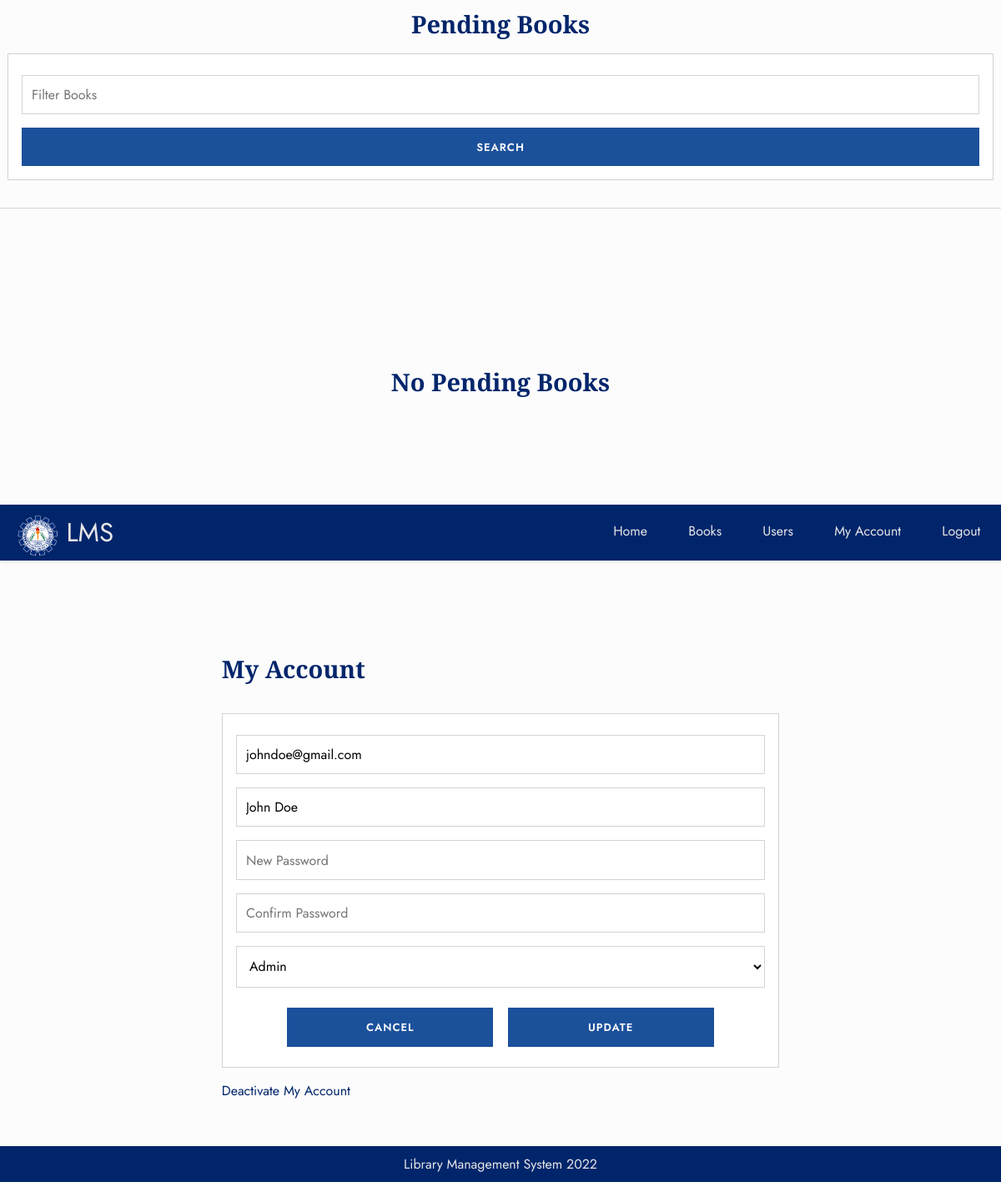
Screenshot of /librarian/account_update.php (signed in) with the database file from the repository.
### tables this page shows
CREATE TABLE `user` (
  `id` int(11) NOT NULL,
  `email` varchar(80) NOT NULL,
  `username` varchar(80) NOT NULL,
  `password` varchar(80) NOT NULL,
  `is_active` varchar(10) NOT NULL,
  `is_admin` varchar(10) NOT NULL
);

### config/global.php (called while the page is built, shortened)
<?php
    class DB {
        public function __construct($host=HOSTNAME, $port=PORT, $username=USERNAME, $password=PASSWORD, $db=DB) {
            $this -> host = $host;
            $this -> port = $port;
            $this -> username = $username;
            $this -> password = $password;
            $this -> db = $db;
            try {
                $this -> conn_str = new PDO("mysql:host={$this -> host};dbname={$this -> db};port={$this -> port};charset=utf8", $this -> username, $this -> password);
            }
            catch(PDOException $e) {
                die($e -> getMessage());
            }
        }
    }

### config/user.php (called while the page is built, shortened)
<?php
class User extends DB {
    public function __construct($email=null, $username=null, $password=null, $is_active=null, $is_admin=null) {
        $this -> email = $email;
        $this -> username = $username;
        $this -> password = $password;
        $this -> is_active = $is_active;
        $this -> is_admin = $is_admin;
    }
    public function List($id=null) {
        if ($id !== null) {
            $stmt = $this -> conn_str -> prepare("SELECT * FROM user WHERE id=?");
            $stmt->execute(array($id));
            return $stmt -> fetch();
        }
        else {
            $stmt = $this -> conn_str -> prepare("SELECT * FROM user WHERE id != {$_SESSION["id"]} LIMIT 50");
            $stmt->execute();
            return $stmt -> fetchAll();
        }
    }
}

### librarian/account_update.php (the view, shortened to what this page needs)
<?php
    require_once($_SERVER['DOCUMENT_ROOT'] . "/" . basename(dirname(dirname(__FILE__))) . "/snippets/user_librarian.php");
    $user_detail = $user -> List($_SESSION["id"]);
?>
<div class="row justify-content-center">
    <div class="col-md-7">
        <h1>My Account</h1>
    </div>
    <div class="col-md-7">
        <form method="post">
            <input type="text" name="email" id="email" value="<?=$user_detail -> email ?>" placeholder="Email">
            <input type="text" name="username" id="username" value="<?=$user_detail -> username ?>" placeholder="Username">
            <input type="password" name="confirm_password" id="password" placeholder="New Password">
            <input type="text" name="password" id="password" placeholder="Confirm Password">
            <select name="is_admin" id="is_admin">
                <option value="true" <?=$user_detail -> is_admin === "true" ? "selected": ""?>>Admin</option>
            </select>
            <div class="d-flex-wrap justify-content-center">
                <div class="col-md-5">
                    <a href="users.php" class="btn">Cancel</a>
                </div>
                <div class="col-md-5">
                    <input type="submit" value="Update" name="submit">
                </div>
            </div>
        </form>
        <a href="account_deactivate.php?ccsrf_token=<?= $_SESSION["csrf_token"] ?>">Deactivate My Account</a>
    </div>
</div>
<?php
    require_once($_SERVER['DOCUMENT_ROOT'] . "/" . basename(dirname(dirname(__FILE__))) . "/snippets/footer.php");

### static/style.css (style rules this page uses)
:root { --primary: #1b509b; --secondary: #007236; --primary-variant: #00256B; --secondary-variant: #00632F; --tertiary: #e6e6e6; --light: #fcfcfc; --font-family-default: 'Jost', sans-serif; --font-family-header: 'Playfair Display', sans-serif; --body-width: 1400px; --col-gutter: clamp(0rem, -0.2rem + 1vw, 1rem); scroll-behavior: smooth; }
*, *:before, *:after { -webkit-box-sizing: border-box; -moz-box-sizing: border-box; box-sizing: border-box; font-family: var(--font-family-default); font-display: swap; }
.btn { outline: none; display: block; text-align: center; }
a { color: inherit; text-decoration: none; transition: .3s; cursor: pointer; }
div, article, section, dl, dt, dd, table, tr, td, ul, ol, li, p, span, small, em, h1, h2, h3, h4, h5, h6, nav, figure, figcaption { padding: 0; margin: 0; }
body { width: 100%; margin: 0 auto; position: relative; background-color: var(--light); color: var(--primary-variant); font-family: var(--font-family-default); }
h1, h2, h3, h4, h5, h6 { font-family: var(--font-family-header); }
h1 { font-size: clamp(1.5rem, 1.5rem + 0.4167vw, 2rem); }
.d-flex-wrap { display: flex; flex-wrap: wrap; display: -webkit-flex; display: -moz-flex; display: -ms-flex; display: -o-flex; }
.justify-content-center { justify-content: center; }
.row { display: flex; display: -webkit-flex; display: -moz-flex; display: -ms-flex; display: -o-flex; flex-wrap: wrap; align-content: center; max-width: min(var(--body-width), 100%); margin: 0 auto; }
[class*="col-"] { padding: var(--col-gutter); width: 100%; }
@media screen and (min-width: 960px) { .col-md-5 { flex: 0 0 auto; width: 41.6666666667%; } }
@media screen and (min-width: 960px) { .col-md-7 { flex: 0 0 auto; width: 58.3333333333%; } }
form { border: 1px solid lightgray; background: #fff; padding: clamp(1rem, 0.8rem + 1vw, 2rem) 1rem 0; margin: 1rem auto; }
input[type="text"], input[type="password"], input[type="email"], input[type="date"], select { background: #fff; border: 1px solid lightgray; outline: none; padding: .7rem; width: 100%; margin-bottom: 1rem; font-size: 16px; }
.btn, input[type="submit"] { transition: .3s; width: 100%; outline: none; border: 0px; font-size: 13px; font-weight: 600; letter-spacing: 1px; color: var(--light); padding: .85rem 20px; text-transform: uppercase; background: var(--primary); margin-bottom: 1rem; }

### rows the page displays
user: email "johndoe@gmail.com", username "John Doe", is_admin "Admin"
